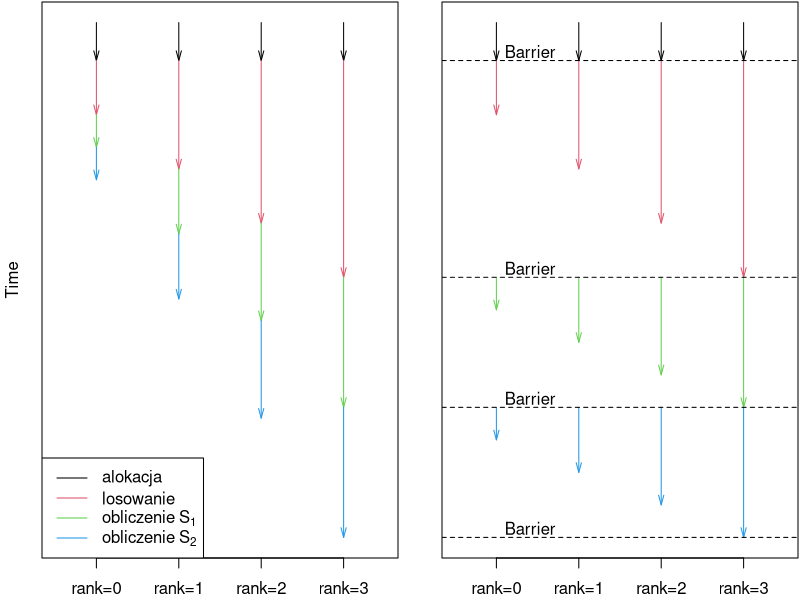

Source code (R):
## ---- chunk 1
par(mfrow=c(1,2),mar=c(2.1,2.1,0.1,0.1))
tms = c(1,0.6,0.6)
tms = rbind(0.7,outer(tms,1:4))
nms = c("alokacja","losowanie",expression("obliczenie"~S[1]),expression("obliczenie"~S[2]))
cls = 1:4
Y = max(apply(tms,2,sum))
xlim=c(-0.5,3.5)
plot (NA, ylab="Time", xlab="", xlim=xlim,ylim=c(Y,0), xaxt='n', yaxt='n')
axis(1,at=0:3,paste("rank",0:3,sep="="))
for (i in 1:ncol(tms)) {
  arrows(i-1, cumsum(tms[,i]) - tms[,i],i-1, cumsum(tms[,i]), angle = 15,length = 0.1,col=cls)
}
#text(3,cumsum(tms[,4])-tms[,4]/2,nms, adj=c(1.1,0.5))
legend("bottomleft",nms,col=cls,lty=1)
mtext("Time", 2, line = 1)
par(mar=c(2.1,2.1,0.1,0.1))
plot (NA, ylab="", xlab="", xlim=xlim,ylim=c(Y,0), xaxt='n', yaxt='n')
axis(1,at=0:3,paste("rank",0:3,sep="="))
for (i in 1:ncol(tms)) {
  arrows(i-1, cumsum(tms[,4]) - tms[,4],i-1, cumsum(tms[,4]) - tms[,4] + tms[,i], angle = 15,length = 0.1,col=cls)
}
abline(h=cumsum(tms[,4]), lty=2)
text(0.1,cumsum(tms[,4]),"Barrier", adj=c(0,-0.2))

